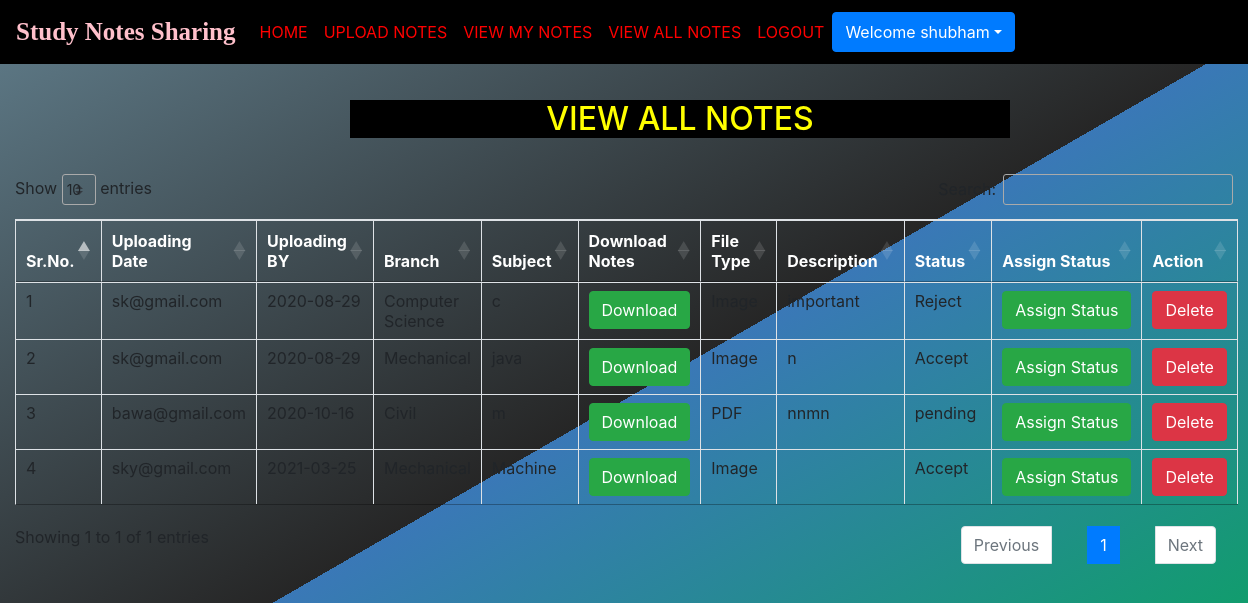
Screenshot of /viewallnotes/ (signed in) with the database file from the repository.
### notes/models.py (models this page shows, shortened)
class Notes(models.Model):
    user=models.ForeignKey(User,on_delete=models.CASCADE)
    uploadingdate=models.CharField(max_length=30)
    branch=models.CharField(max_length=30)
    subject=models.CharField(max_length=30)
    notesfile=models.FileField(null=True)
    filetype=models.CharField(max_length=30,null=True)
    description=models.CharField(max_length=200,null=True)
    status=models.CharField(max_length=15)

### notes/views.py (the view)
# urls.py: path('viewallnotes/',views.viewallnotes,name="viewallnotes"),
def viewallnotes(request):
    if not request.user.is_authenticated:
        return redirect('login')
    notes=Notes.objects.all()
    d={'notes':notes}
    return render(request,'viewallnotes.html',d)

### notes/templates/viewallnotes.html (shortened to what this page needs)
{% extends 'usernav.html' %}
 {% load static %}
 {% block body %}
<link rel="stylesheet" href="https://cdnjs.cloudflare.com/ajax/libs/twitter-bootstrap/4.5.2/css/bootstrap.css">
<link rel="stylesheet" href="https://cdn.datatables.net/1.10.22/css/dataTables.bootstrap4.min.css">
<h2 class="text-center"style="color:yellow;background-color:black">VIEW ALL NOTES</h2>
<section>
 <div class="container-fluid mt-1 text-center"  >
   <br>
   <table class="table table-bordered" id="example" >
     <thead style="color:white";>
       <tr >
         <th>Sr.No.</th>
         <th>Uploading Date</th>
         <th>Uploading BY</th>
         <th>Branch</th>
         <th>Subject</th>
         <th>Download Notes</th>
         <th>File Type</th>
         <th>Description</th>
         <th>Status</th>
         <th>Assign Status</th>
         <th>Action</th>
       </tr>
       </thead>
       {% for i in notes %}
       <tbody>
       <tr >
         <td >{{forloop.counter}}</td>
         <td >{{i.user.username}}</td>
         <td>{{i.uploadingdate}}</td>
         <td>{{i.branch}}</td>
         <td>{{i.subject}}</td>
         <td><a href="{{i.notesfile.url}}" class=" btn btn-success"download>Download</a></td>
         <td>{{i.filetype}}</td>
         <td>{{i.description}}</td>
         <td>{{i.status}}</td>
         <td><a href="{% url 'assign_status' i.id %}" class=" btn btn-success">Assign&nbsp;Status</a></td>
         <td><a href="{% url 'delete_notes' i.id %}" class=" btn btn-danger" onclick="return confirm('Are you sure?')">Delete</a></td>
       </tr>
       {% endfor %}
     </tbody>
   </table>
 </div>
 </section>
 {% endblock body %}

### notes/templates/usernav.html (shortened to what this page needs)
<html>
<head>
    {% load static %}
    <link rel="stylesheet" href="https://use.fontawesome.com/releases/v5.7.0/css/all.css">
    <link rel="stylesheet" href="https://maxcdn.bootstrapcdn.com/bootstrap/4.5.2/css/bootstrap.min.css">
    <link rel="stylesheet" type="text/css" href="{% static 'css/mystyle.css' %}">
    <link
        rel="stylesheet"
        href="https://cdnjs.cloudflare.com/ajax/libs/animate.css/4.1.1/animate.min.css">
<link rel="stylesheet" href="https://cdn.datatables.net/1.10.21/css/jquery.dataTables.min.css">
<link rel="stylesheet" href="https://cdn.datatables.net/buttons/1.6.2/css/buttons.dataTables.min.css">
</head>
<nav class="navbar navbar-expand-sm justify-content-center fixed-top" style="background-color:black";>
  <a class="navbar-brand font-weight-bold text-green " ><span style="font-family:'MonoType Corsiva';font-size:25px;color:pink";>Study Notes Sharing</span></a>
<div class="collapse navbar-collapse " id="n">
    <ul class="navbar-nav mr-auto">
  <li class="navbar-item">
   <a class="nav-link" href="{% url 'profile' %}">HOME</a>
  </li>
  <li class="navbar-item">
   <a class="nav-link" href="{% url 'upload_notes' %}">UPLOAD NOTES</a>
  </li>
  <li class="navbar-item">
   <a class="nav-link" href="{% url 'view_mynotes' %}">VIEW MY NOTES</a>
  </li>
  <li class="navbar-item">
   <a class="nav-link" href="{% url 'viewallnotes' %}">VIEW ALL  NOTES</a>
  </li>
  <li class="navbar-item">
   <a class="nav-link" href="{% url 'logout' %}">LOGOUT</a>
  </li>
   <div class="btn-group">
      <button type="button" class="btn btn-primary dropdown-toggle" data-toggle="dropdown" >Welcome {{request.user.first_name}}</button>
   </div>
</ul>
</div>
</nav>
{% block body %}
{% endblock body %}
</html>

### notes/static/css/mystyle.css (style rules this page uses)
.nav-link { color: black; }

### notes/templates/usernav.html (style rules this page uses)
button { color:blue; padding-bottom: 10px; }
.nav-link { color:red; }

### notes/templates/viewallnotes.html (style rules this page uses)
h2 { width:660px; margin-left:350px; margin-top:100px; }
section { display:flex; justify-content:center; align-item:center; }

### rows the page displays
Notes: user.username "sk@gmail.com", uploadingdate "2020-08-29", branch "Computer Science", subject "c", description "important", status "Reject"
Notes: user.username "sk@gmail.com", uploadingdate "2020-08-29", branch "Mechanical", filetype "Image", description "n", status "Accept"
Notes: user.username "bawa@gmail.com", uploadingdate "2020-10-16", filetype "PDF", description "nnmn", status "pending"
Notes: user.username "sky@gmail.com", subject "Machine", filetype "Image", status "Accept"

### other values shown
{{ request.user.first_name }} "shubham"
